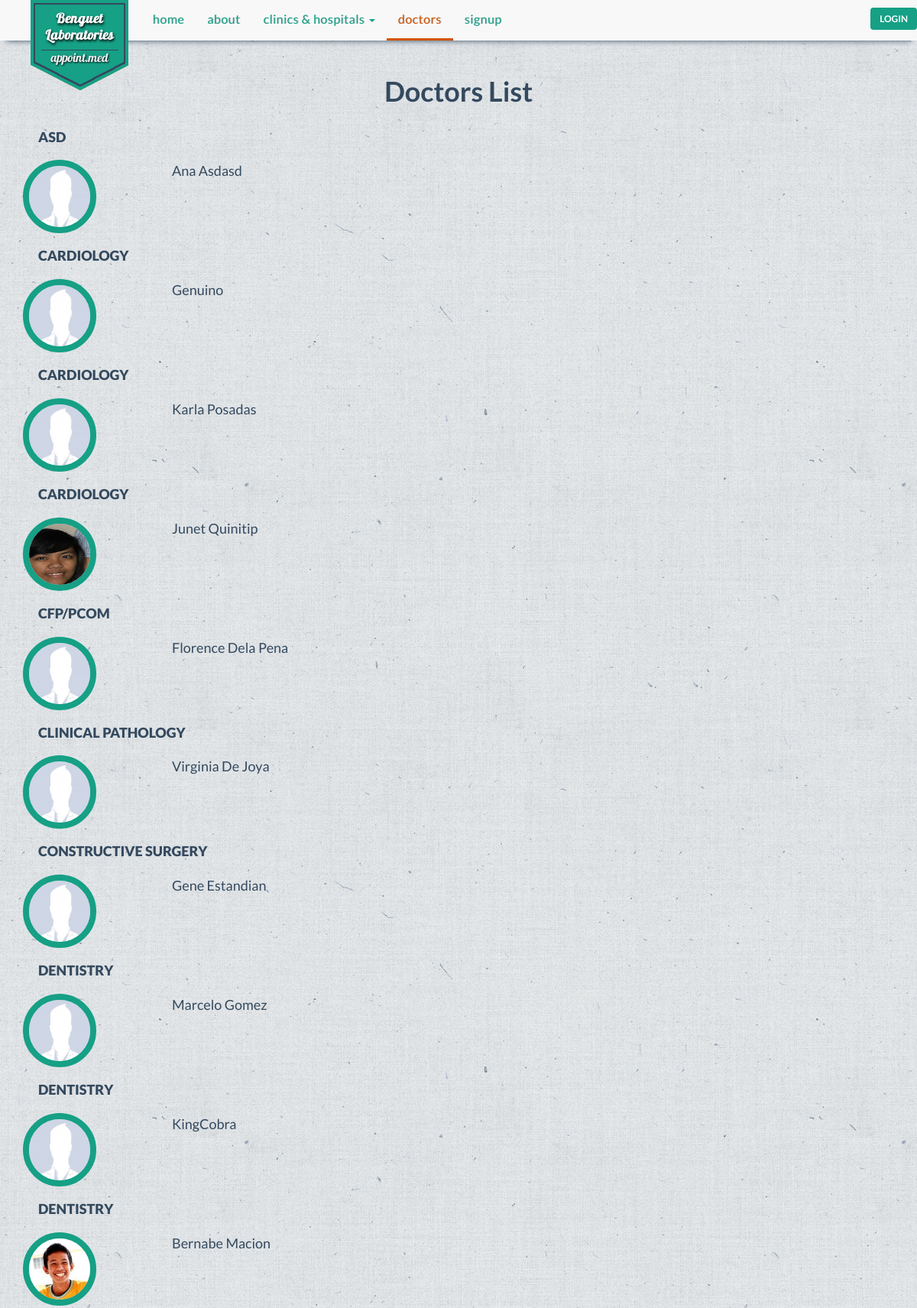
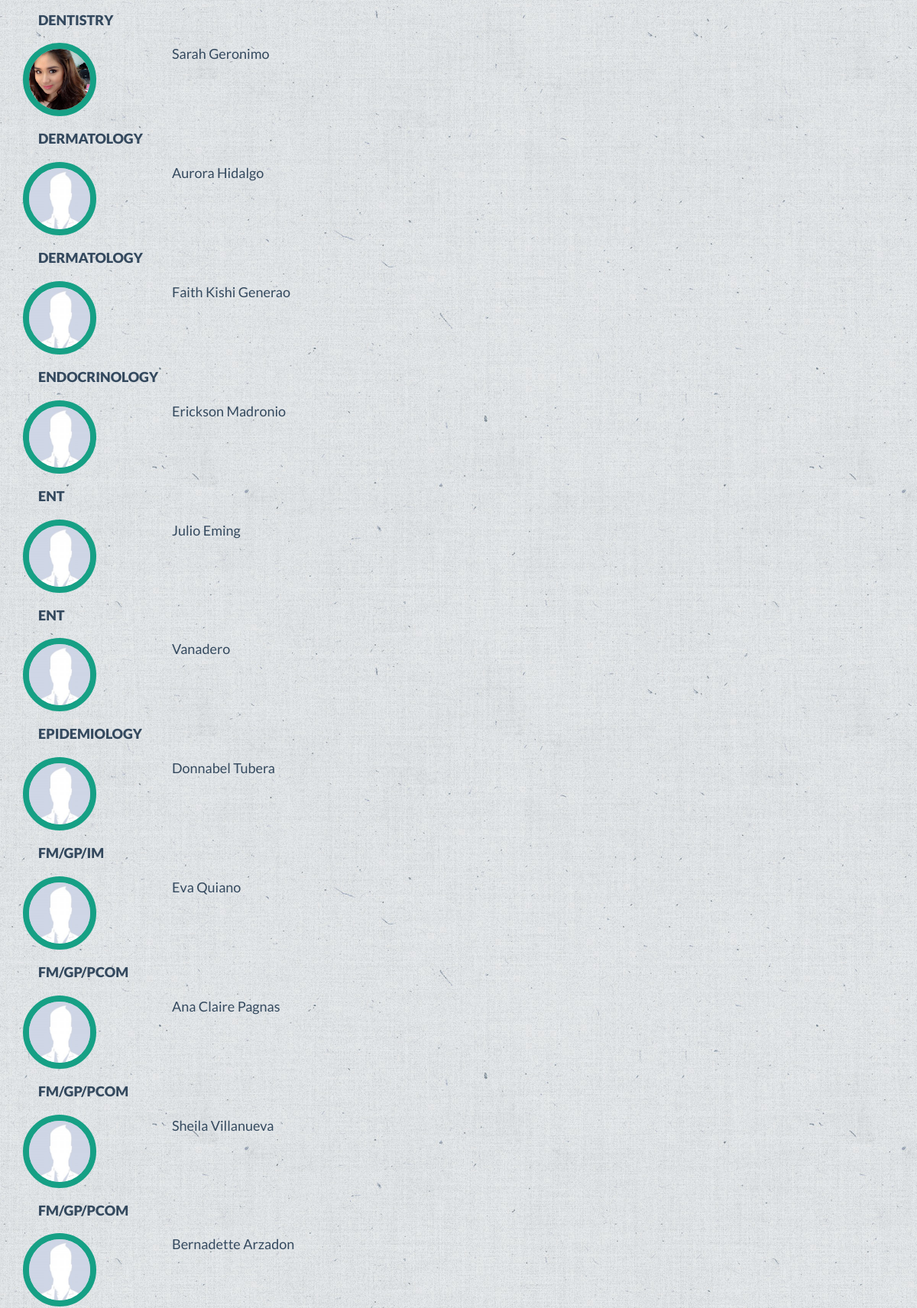
The app's page /doctors.php (upper part) with its own data (2 pictures, top to bottom).
### tables this page shows
CREATE TABLE IF NOT EXISTS `doctor` (
  `doctor_id` varchar(100) NOT NULL,
  `doctor_name` text NOT NULL,
  `specialization` text NOT NULL,
  `doctor_status` enum('On Leave','Emergency','In','Out','Sick Leave') NOT NULL,
  `email` varchar(100) NOT NULL,
  `username` varchar(100) NOT NULL,
  PRIMARY KEY (`doctor_id`),
  KEY `username` (`username`)
);

### doctors.php (the view, shortened to what this page needs)
<!DOCTYPE html>
<html lang="en">
    <?php
        include 'include/head.php';
        include 'connectdatabase.php';
    ?>
    <body class="e4e8e9-bg">
    <div class="container">
        <nav class="navbar navbar-default navbar-fixed-top">
            <div class="container">
                <div class="navbar-header">
                    <a class="navbar-brand logo-text hidden-sm hidden-xs" href="#">appoint.med</a>
                    <div class="navbar-logo hidden-sm hidden-xs">
                    </div>
                </div>
                <div class="collapse navbar-collapse" id="bs-example-navbar-collapse-1">
                    <ul class="nav navbar-nav">
                        <li><a href="index.php">Home</a></li>
                        <li><a href="companyprofile.php">About</a></li>
                        <li class="dropdown">
                            <a href="#" class="dropdown-toggle" data-toggle="dropdown" role="button" aria-expanded="false">Clinics &amp; Hospitals <span class="caret"></span></a>
                        </li>
                        <li class="active"><a href="#">Doctors</a></li>
                        <li><a href="signup.php">Signup</a></li>
                    </ul>
                    <ul class="nav navbar-nav navbar-right hidden-xs hidden-sm">
                        <button type="button" class="btn btn-default login-modal-btn btn-noborder" data-toggle="modal" data-target=".bs-example-modal-sm">Login</button>
                    </ul>
                </div>
            </div>
        </nav>
        <div class="container-fluid">
            <div class="row">
                <div class="col-xs-12 col-md-12">
                    <h1 class="text-center row-header">Doctors List</h1>
                </div>
            </div>
            <div class="row">
                <div class="doctors-full-list">
                    <?php
                        $result = mysqli_query($con, "SELECT * FROM doctor ORDER BY specialization" );
                        while($d_row =  mysqli_fetch_array($result)){
                            $doctor_id = $d_row['doctor_id'];
                            $doctor_name = $d_row['doctor_name'];
                            $specialization = $d_row['specialization'];
                    ?>
                    <div class="col-xs-12 col-md-12">
                        <h2 class="specialization-header"><?php echo $specialization?></h2>
                    </div>
                    <div class="col-xs-12 col-md-2">
                            <img src="img/profile/<?php
                            $file = "img/profile/".$doctor_id.".jpg";
                            if(file_exists($file)){
                                echo $doctor_id;
                            }else{
                                echo 'profile';
                            } ?>.jpg">
                   </div>
                     <div class="col-xs-12 col-md-2">
                        <ul>
                            <li><span><?php echo $doctor_name?></span></li>
                    </div>
                   <?php } ?>
                    </div>
                </div>
    </div>
  </body>
</html>

### css/styles.css (style rules this page uses)
* { margin: 0; padding: 0; }
body { padding-top: 80px; font-family: "Lato", Arial, sans-serif; color: #34495e; font-size: 18px; line-height: 1.72222; background-color: #2C3E50; }
a { color: #16a085 !important; -webkit-transition: .25s; transition: .25s; }
h1, h2, h3, h4 { font-family: inherit; font-weight: 700; line-height: 1.1; color: inherit; }
.container { padding-left: 0 !important; padding-right: 0 !important; }
.e4e8e9-bg { background: #e4e8e9 url('../img/background_opcion2.jpg') repeat left top !important; }
nav > div > div > ul > li > a { font-size: 16px; letter-spacing: 0.5px; text-transform: lowercase; border-bottom: 3px solid #f8f8f8; text-shadow: 1px 0px 0px rgba(52, 73, 94, 0.3); }
.navbar-default .navbar-nav>.active>a, .navbar-default .navbar-nav>.active>a:hover { color: #D35400 !important; background-color: #f8f8f8; border-bottom: 3px solid #D35400; }
.navbar-default { padding-left: 15px; padding-right: 15px; border: none; -webkit-box-shadow: 0 8px 8px -8px #34495E; -moz-box-shadow: 0 8px 8px -8px #34495E; box-shadow: 0 8px 8px -8px #34495E; }
.navbar-brand { margin-right: 20px; font-size: 24px; font-weight: 700; }
.logo-text { color: transparent !important; }
.navbar-logo { background: url('../img/logo.png') no-repeat; height: 129px; width: 156px; position: absolute; z-index: 999999; margin: 0 25px; }
.login-modal-btn, .export-btn { margin-top: 10px; background: #16A085 !important; color: #fff; font-size: 12px; font-weight: 600; text-transform: uppercase; }
.btn-noborder { border: 0; background: none; }
.doctors-full-list img { height: 96px !important; width: 96px !important; }
.doctors-full-list ul li { list-style: none; }
#doctor-info img, #patient-info img, .doctors-full-list img { height: 136px; width: 136px; margin: 0 auto; border: 8px solid #16A085; border-radius: 50%; }
.specialization-header { margin: 20px; font-size: 18px; font-weight: 800; text-transform: uppercase; }

### records on screen
doctor: specialization "ASD", doctor_name "Ana Asdasd"
doctor: specialization "CARDIOLOGY", doctor_name "Genuino"
doctor: specialization "CARDIOLOGY", doctor_name "Karla Posadas"
doctor: specialization "CARDIOLOGY", doctor_id (picture), doctor_name "Junet Quinitip"
doctor: specialization "CFP/PCOM", doctor_name "Florence Dela Pena"
doctor: specialization "CLINICAL PATHOLOGY", doctor_name "Virginia De Joya"
doctor: specialization "CONSTRUCTIVE SURGERY", doctor_name "Gene Estandian"
doctor: specialization "DENTISTRY", doctor_name "Marcelo Gomez"
doctor: specialization "DENTISTRY", doctor_name "KingCobra"
doctor: specialization "DENTISTRY", doctor_id (picture), doctor_name "Bernabe Macion"
doctor: specialization "DENTISTRY", doctor_id (picture), doctor_name "Sarah Geronimo"
doctor: specialization "DERMATOLOGY", doctor_name "Aurora Hidalgo"
doctor: specialization "DERMATOLOGY", doctor_name "Faith Kishi Generao"
doctor: specialization "ENDOCRINOLOGY", doctor_name "Erickson Madronio"
doctor: specialization "ENT", doctor_name "Julio Eming"
doctor: specialization "ENT", doctor_name "Vanadero"
doctor: specialization "EPIDEMIOLOGY", doctor_name "Donnabel Tubera"
doctor: specialization "FM/GP/IM", doctor_name "Eva Quiano"
doctor: specialization "FM/GP/PCOM", doctor_name "Ana Claire Pagnas"
doctor: specialization "FM/GP/PCOM", doctor_name "Sheila Villanueva"
doctor: specialization "FM/GP/PCOM", doctor_name "Bernadette Arzadon"
